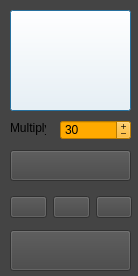
<?xml version="1.0" encoding="UTF-8"?>
<ui version="4.0">
 <class>dialog</class>
 <widget class="QDialog" name="dialog">
  <property name="geometry">
   <rect>
    <x>0</x>
    <y>0</y>
    <width>138</width>
    <height>276</height>
   </rect>
  </property>
  <property name="minimumSize">
   <size>
    <width>138</width>
    <height>276</height>
   </size>
  </property>
  <property name="maximumSize">
   <size>
    <width>138</width>
    <height>276</height>
   </size>
  </property>
  <property name="windowTitle">
   <string>CulsterLighting</string>
  </property>
  <property name="styleSheet">
   <string notr="true">background-color: rgb(68, 68, 68)</string>
  </property>
  <widget class="QPushButton" name="btn_color">
   <property name="geometry">
    <rect>
     <x>10</x>
     <y>10</y>
     <width>121</width>
     <height>101</height>
    </rect>
   </property>
   <property name="sizePolicy">
    <sizepolicy hsizetype="Fixed" vsizetype="Fixed">
     <horstretch>0</horstretch>
     <verstretch>0</verstretch>
    </sizepolicy>
   </property>
   <property name="minimumSize">
    <size>
     <width>91</width>
     <height>61</height>
    </size>
   </property>
   <property name="styleSheet">
    <string notr="true">background-color: rgb(255, 255, 255)</string>
   </property>
   <property name="text">
    <string/>
   </property>
  </widget>
  <widget class="QPushButton" name="btn_ExportLights">
   <property name="geometry">
    <rect>
     <x>10</x>
     <y>230</y>
     <width>121</width>
     <height>41</height>
    </rect>
   </property>
   <property name="text">
    <string/>
   </property>
   <property name="icon">
    <iconset>
     <normaloff>../img/export.png</normaloff>../img/export.png</iconset>
   </property>
   <property name="iconSize">
    <size>
     <width>24</width>
     <height>24</height>
    </size>
   </property>
  </widget>
  <widget class="QLabel" name="label">
   <property name="geometry">
    <rect>
     <x>10</x>
     <y>120</y>
     <width>36</width>
     <height>16</height>
    </rect>
   </property>
   <property name="text">
    <string>Multiply</string>
   </property>
  </widget>
  <widget class="QSpinBox" name="ui_lightMultiply">
   <property name="geometry">
    <rect>
     <x>60</x>
     <y>120</y>
     <width>71</width>
     <height>20</height>
    </rect>
   </property>
   <property name="mouseTracking">
    <bool>true</bool>
   </property>
   <property name="styleSheet">
    <string notr="true">background-color:rgb(255, 170, 0)</string>
   </property>
   <property name="buttonSymbols">
    <enum>QAbstractSpinBox::PlusMinus</enum>
   </property>
   <property name="minimum">
    <number>1</number>
   </property>
   <property name="maximum">
    <number>1000</number>
   </property>
   <property name="value">
    <number>30</number>
   </property>
  </widget>
  <widget class="QPushButton" name="btn_setLightInfo">
   <property name="geometry">
    <rect>
     <x>100</x>
     <y>80</y>
     <width>32</width>
     <height>32</height>
    </rect>
   </property>
   <property name="maximumSize">
    <size>
     <width>32</width>
     <height>32</height>
    </size>
   </property>
   <property name="text">
    <string notr="true"/>
   </property>
   <property name="icon">
    <iconset>
     <normaloff>../img/getLightProps.png</normaloff>../img/getLightProps.png</iconset>
   </property>
   <property name="iconSize">
    <size>
     <width>24</width>
     <height>24</height>
    </size>
   </property>
   <property name="autoDefault">
    <bool>true</bool>
   </property>
   <property name="flat">
    <bool>true</bool>
   </property>
  </widget>
  <widget class="QPushButton" name="ui_MakeLightGroup">
   <property name="geometry">
    <rect>
     <x>10</x>
     <y>150</y>
     <width>121</width>
     <height>31</height>
    </rect>
   </property>
   <property name="maximumSize">
    <size>
     <width>16777215</width>
     <height>16777215</height>
    </size>
   </property>
   <property name="toolTip">
    <string extracomment="Create a cluster of lights from faces or from selected lights"/>
   </property>
   <property name="statusTip">
    <string/>
   </property>
   <property name="text">
    <string notr="true"/>
   </property>
   <property name="icon">
    <iconset>
     <normaloff>../img/clusterLink.png</normaloff>../img/clusterLink.png</iconset>
   </property>
   <property name="iconSize">
    <size>
     <width>24</width>
     <height>24</height>
    </size>
   </property>
   <property name="autoDefault">
    <bool>true</bool>
   </property>
   <property name="flat">
    <bool>false</bool>
   </property>
  </widget>
  <widget class="QWidget" name="layoutWidget">
   <property name="geometry">
    <rect>
     <x>10</x>
     <y>190</y>
     <width>122</width>
     <height>34</height>
    </rect>
   </property>
   <layout class="QHBoxLayout" name="horizontalLayout_2">
    <item>
     <widget class="QPushButton" name="btn_selectLightCulster">
      <property name="toolTip">
       <string extracomment="Select light clusters root in the scene"/>
      </property>
      <property name="text">
       <string/>
      </property>
      <property name="icon">
       <iconset>
        <normaloff>../img/clusterLinkSelecty.png</normaloff>../img/clusterLinkSelecty.png</iconset>
      </property>
      <property name="iconSize">
       <size>
        <width>24</width>
        <height>24</height>
       </size>
      </property>
     </widget>
    </item>
    <item>
     <widget class="QPushButton" name="btn_selectChildren">
      <property name="toolTip">
       <string extracomment="Select children of all the selected nodes"/>
      </property>
      <property name="text">
       <string/>
      </property>
      <property name="icon">
       <iconset>
        <normaloff>../img/selectChildren.png</normaloff>../img/selectChildren.png</iconset>
      </property>
      <property name="iconSize">
       <size>
        <width>24</width>
        <height>24</height>
       </size>
      </property>
     </widget>
    </item>
    <item>
     <widget class="QPushButton" name="btn_cleanClusters">
      <property name="toolTip">
       <string extracomment="Delete empty clusters"/>
      </property>
      <property name="text">
       <string notr="true"/>
      </property>
      <property name="icon">
       <iconset>
        <normaloff>../img/cleanup.png</normaloff>../img/cleanup.png</iconset>
      </property>
      <property name="iconSize">
       <size>
        <width>24</width>
        <height>24</height>
       </size>
      </property>
     </widget>
    </item>
   </layout>
  </widget>
 </widget>
 <resources/>
 <connections/>
</ui>
